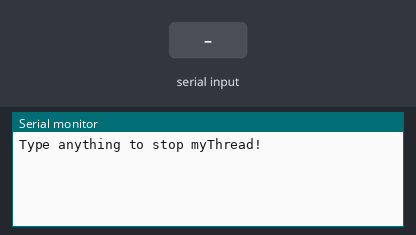
This program was run on a simulated Arduino Uno, built with avr-gcc and run on an emulated ATmega328P. Shown: the last lines printed to the serial monitor. The inputs (shaded band) are chosen by the test bench.

Above: at 1.2 s.
1.3 s: "1" received over Serial
At 2.0 s:
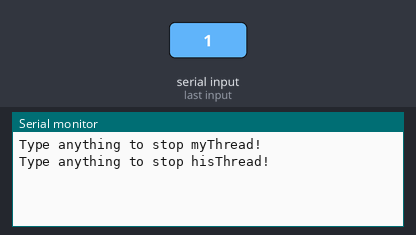
2.8 s: "0" received over Serial
At 3.1 s:
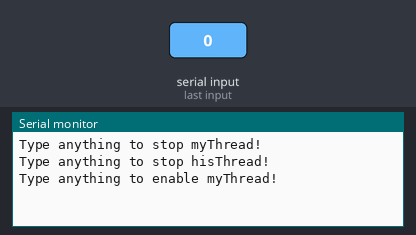
4.3 s: "2" received over Serial
At 5.5 s:
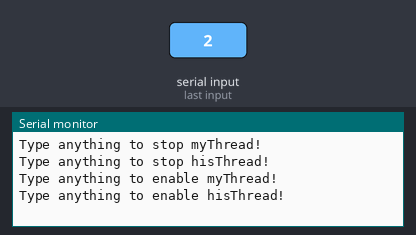

Measured:
- after the input at 1.3 s, the serial monitor: prints a new line at once (image 1)
- after the input at 2.8 s, the serial monitor: prints a new line at once (image 2)
- after the input at 4.3 s, the serial monitor: prints a new line at once (image 3)

The program:

main.cpp
```cpp
#include <Thread.h>
#include <ThreadController.h>

/*
	This example, requires a Timer Interrupt Library.
	If you are using Arduino NANO, UNO... (with ATmega168/328)
		Please go to: http://playground.arduino.cc/code/timer1
	If you are using Arduino DUE,
		Please go to: https://github.com/ivanseidel/DueTimer

	Include the library corresponding to your Arduino.
*/
// #include <DueTimer.h>
#include <TimerOne.h>

// ThreadController that will controll all threads
ThreadController controll = ThreadController();

//My Thread
Thread myThread = Thread();
//His Thread
Thread hisThread = Thread();

// callback for myThread
void myThreadCallback(){
	Serial.println("myThread\t\tcallback");
}

// callback for hisThread
void hisThreadCallback(){
	Serial.println("\thisThread\tcallback");
}

// This is the callback for the Timer
void timerCallback(){
	controll.run();
}

void setup(){
	Serial.begin(9600);

	// Configure myThread
	myThread.onRun(myThreadCallback);
	myThread.setInterval(500);

	// Configure myThread
	hisThread.onRun(hisThreadCallback);
	hisThread.setInterval(200);

	// Adds both threads to the controller
	controll.add(&myThread); // & to pass the pointer to it
	controll.add(&hisThread);

	/*
		If using DueTimer...
	*/
	// Timer1.attachInterrupt(timerCallback).start(20000);

	/*
		If using TimerOne...
	*/

	 Timer1.initialize(20000);
	 Timer1.attachInterrupt(timerCallback);
	 Timer1.start();

}

void waitSerial(){
	while (!Serial.available());
	delay(10);
    while (Serial.available() && Serial.read());
}

void loop(){
	while(1){
		noInterrupts();	// Call to disable interrupts
		Serial.println("Type anything to stop myThread!");
		interrupts();	// Call to enable interrupts
		waitSerial();
		myThread.enabled = false;

		noInterrupts();
		Serial.println("Type anything to stop hisThread!");
		interrupts();
		waitSerial();
		hisThread.enabled = false;

		noInterrupts();
		Serial.println("Type anything to enable myThread!");
		interrupts();
		waitSerial();
		myThread.enabled = true;

		noInterrupts();
		Serial.println("Type anything to enable hisThread!");
		interrupts();
		waitSerial();
		hisThread.enabled = true;

	}
}
```

sensordata.pb.c
```cpp
/* Automatically generated nanopb constant definitions */
/* Generated by nanopb-0.3.3 at Sun Aug 23 19:39:18 2015. */

#include "sensordata.pb.h"

#if PB_PROTO_HEADER_VERSION != 30
#error Regenerate this file with the current version of nanopb generator.
#endif


const pb_field_t SensorData_fields[5] = {
    PB_FIELD(  1, INT32   , REQUIRED, STATIC  , FIRST, SensorData, SensorId, SensorId, 0),
    PB_FIELD(  2, INT32   , REQUIRED, STATIC  , OTHER, SensorData, Command, SensorId, 0),
    PB_FIELD(  3, STRING  , REQUIRED, CALLBACK, OTHER, SensorData, Key, Command, 0),
    PB_FIELD(  4, STRING  , REQUIRED, CALLBACK, OTHER, SensorData, Value, Key, 0),
    PB_LAST_FIELD
};
```

sensordata.pb.h
```cpp
/* Automatically generated nanopb header */
/* Generated by nanopb-0.3.3 at Sun Aug 23 19:39:18 2015. */

#ifndef PB_SENSORDATA_PB_H_INCLUDED
#define PB_SENSORDATA_PB_H_INCLUDED
#include <pb.h>

#if PB_PROTO_HEADER_VERSION != 30
#error Regenerate this file with the current version of nanopb generator.
#endif

#ifdef __cplusplus
extern "C" {
#endif

/* Enum definitions */
/* Struct definitions */
typedef struct _SensorData {
    int32_t SensorId;
    int32_t Command;
    pb_callback_t Key;
    pb_callback_t Value;
} SensorData;

/* Default values for struct fields */

/* Initializer values for message structs */
#define SensorData_init_default                  {0, 0, {{NULL}, NULL}, {{NULL}, NULL}}
#define SensorData_init_zero                     {0, 0, {{NULL}, NULL}, {{NULL}, NULL}}

/* Field tags (for use in manual encoding/decoding) */
#define SensorData_SensorId_tag                  1
#define SensorData_Command_tag                   2
#define SensorData_Key_tag                       3
#define SensorData_Value_tag                     4

/* Struct field encoding specification for nanopb */
extern const pb_field_t SensorData_fields[5];

/* Maximum encoded size of messages (where known) */

/* Message IDs (where set with "msgid" option) */
#ifdef PB_MSGID

#define SENSORDATA_MESSAGES \


#endif

#ifdef __cplusplus
} /* extern "C" */
#endif

#endif
```
